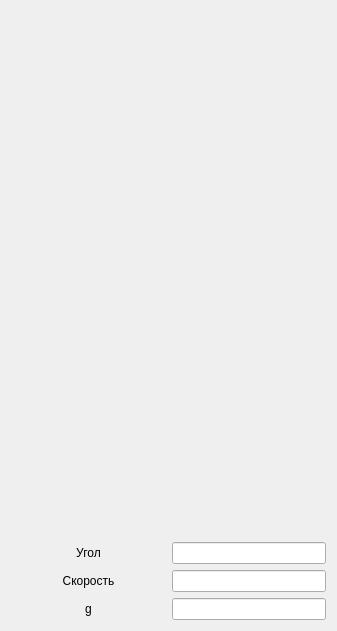
<?xml version="1.0" encoding="UTF-8"?>
<ui version="4.0">
 <class>Form</class>
 <widget class="QWidget" name="Form">
  <property name="geometry">
   <rect>
    <x>0</x>
    <y>0</y>
    <width>337</width>
    <height>631</height>
   </rect>
  </property>
  <property name="windowTitle">
   <string>Ballistics</string>
  </property>
  <layout class="QVBoxLayout" name="verticalLayout_2">
   <item>
    <layout class="QVBoxLayout" name="verticalLayout">
     <item>
      <widget class="PlotWidget" name="Plot" native="true"/>
     </item>
     <item>
      <layout class="QVBoxLayout" name="InputLayout">
       <item>
        <layout class="QHBoxLayout" name="AngleLayout">
         <item>
          <widget class="QLabel" name="label">
           <property name="text">
            <string>Угол</string>
           </property>
           <property name="alignment">
            <set>Qt::AlignCenter</set>
           </property>
          </widget>
         </item>
         <item>
          <widget class="QLineEdit" name="AngleInput">
           <property name="sizePolicy">
            <sizepolicy hsizetype="Minimum" vsizetype="Fixed">
             <horstretch>0</horstretch>
             <verstretch>0</verstretch>
            </sizepolicy>
           </property>
           <property name="placeholderText">
            <string/>
           </property>
          </widget>
         </item>
        </layout>
       </item>
       <item>
        <layout class="QHBoxLayout" name="VelocityLayout">
         <item>
          <widget class="QLabel" name="label_2">
           <property name="text">
            <string>Скорость</string>
           </property>
           <property name="alignment">
            <set>Qt::AlignCenter</set>
           </property>
          </widget>
         </item>
         <item>
          <widget class="QLineEdit" name="VelocityInput">
           <property name="sizePolicy">
            <sizepolicy hsizetype="Minimum" vsizetype="Fixed">
             <horstretch>0</horstretch>
             <verstretch>0</verstretch>
            </sizepolicy>
           </property>
          </widget>
         </item>
        </layout>
       </item>
       <item>
        <layout class="QHBoxLayout" name="GLayout">
         <item>
          <widget class="QLabel" name="label_4">
           <property name="text">
            <string>g</string>
           </property>
           <property name="alignment">
            <set>Qt::AlignCenter</set>
           </property>
          </widget>
         </item>
         <item>
          <widget class="QLineEdit" name="GInput">
           <property name="sizePolicy">
            <sizepolicy hsizetype="Minimum" vsizetype="Fixed">
             <horstretch>0</horstretch>
             <verstretch>0</verstretch>
            </sizepolicy>
           </property>
          </widget>
         </item>
        </layout>
       </item>
      </layout>
     </item>
    </layout>
   </item>
  </layout>
 </widget>
 <customwidgets>
  <customwidget>
   <class>PlotWidget</class>
   <extends>QWidget</extends>
   <header>pyqtgraph</header>
   <container>1</container>
  </customwidget>
 </customwidgets>
 <resources/>
 <connections/>
</ui>
